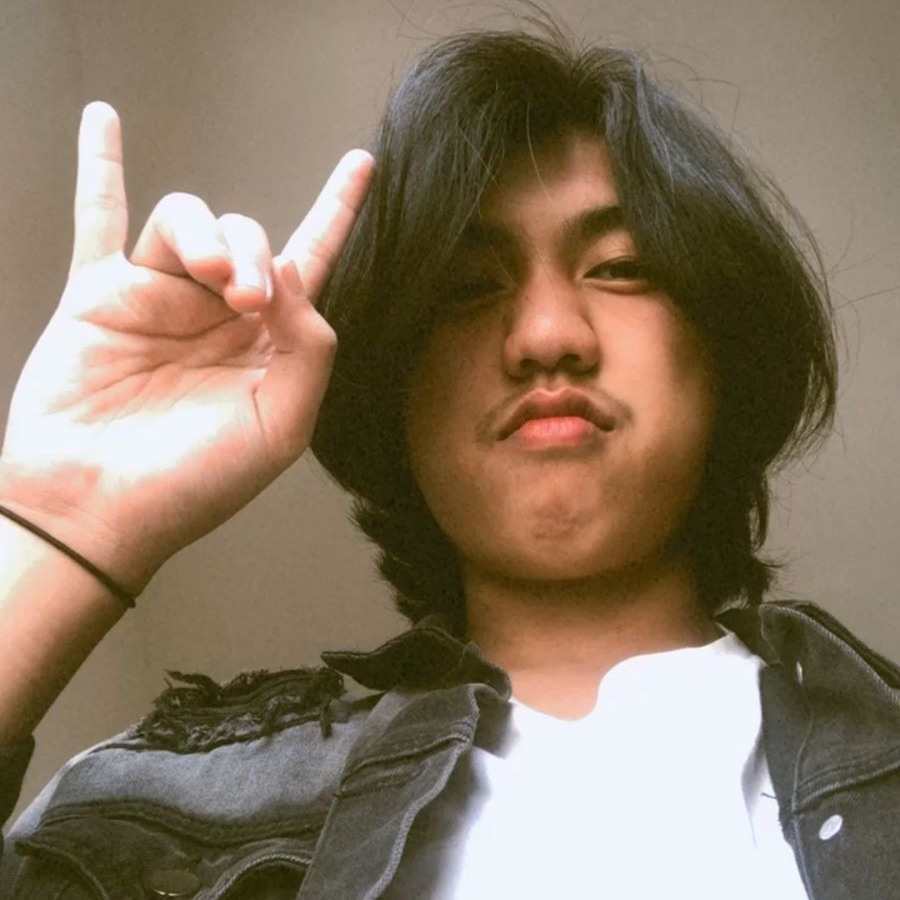
#> input picture muhfi.JPEG, 900 x 900 px, found by its file name
$ python latihan6_Rotasi.py
#> lines starting #> are read from the running program, lines starting #| are printed output that depends on the picture
# Muhammad Muhfi A.R
# 1217070047

import cv2
import  numpy as np
image = cv2.imread("muhfi.jpeg")
#> image is the input picture: shape (900, 900, 3); mean B, G, R 99.8, 120.4, 137.7

(height,width)=image.shape[0:2]
#> height = 900; width = 900
rotasimatriks = cv2.getRotationMatrix2D((width/2,height/2),-90,0.5)
rotasicitra = cv2.warpAffine(image,rotasimatriks,(width,height))
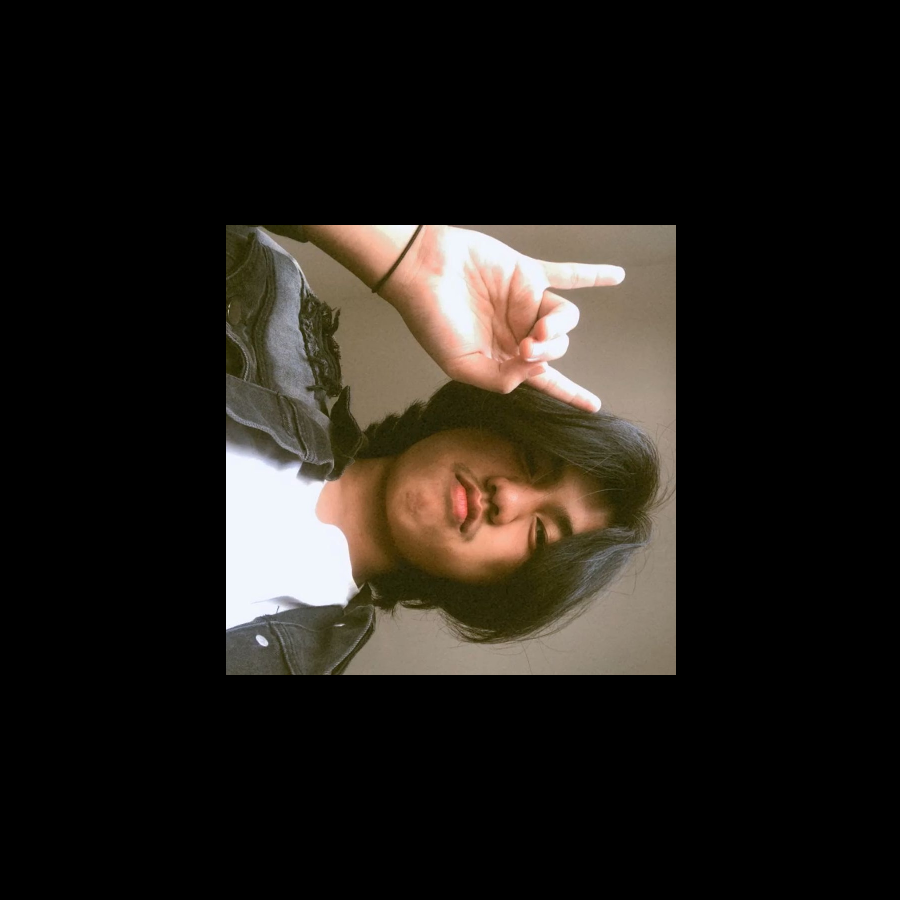
#> rotasicitra: shape (900, 900, 3); mean B, G, R 25, 30.1, 34.4
cv2.imshow('Citra Rotasi',rotasicitra)
cv2.waitKey(0)

$ run again, with mupi.jpg copied over muhfi.JPEG
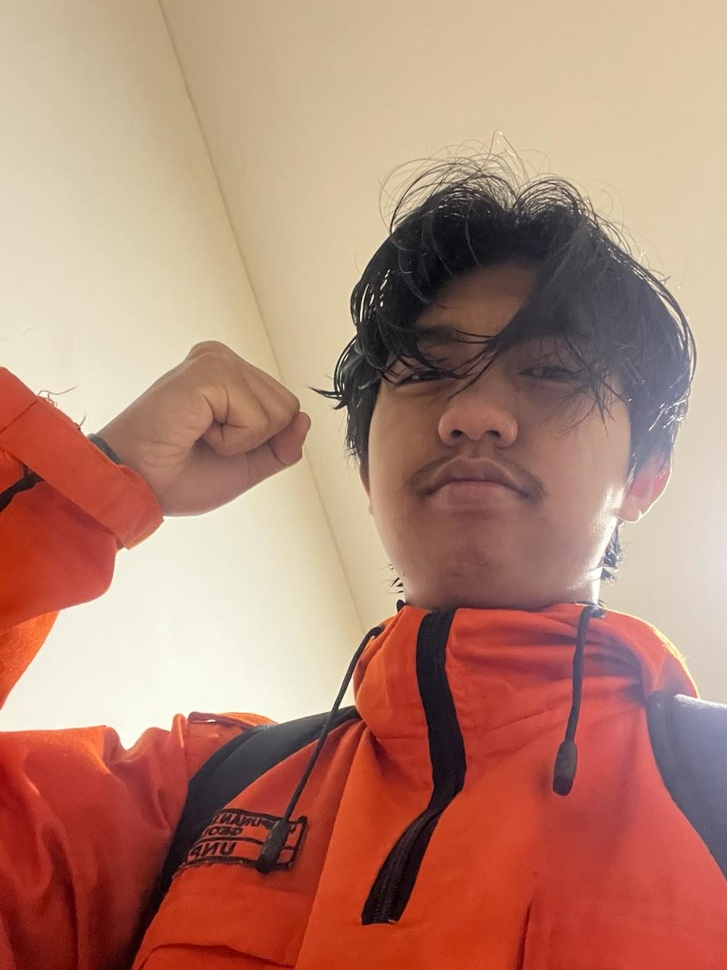
#> input picture mupi.jpg, 727 x 970 px, shrunk from 960 x 1280 before the run, found by its file name
#> image is the input picture: shape (970, 727, 3); mean B, G, R 114.9, 132.3, 179.8
#> `rotasicitra = cv2.warpAffine(image,rotasimatriks,(width,height))`:
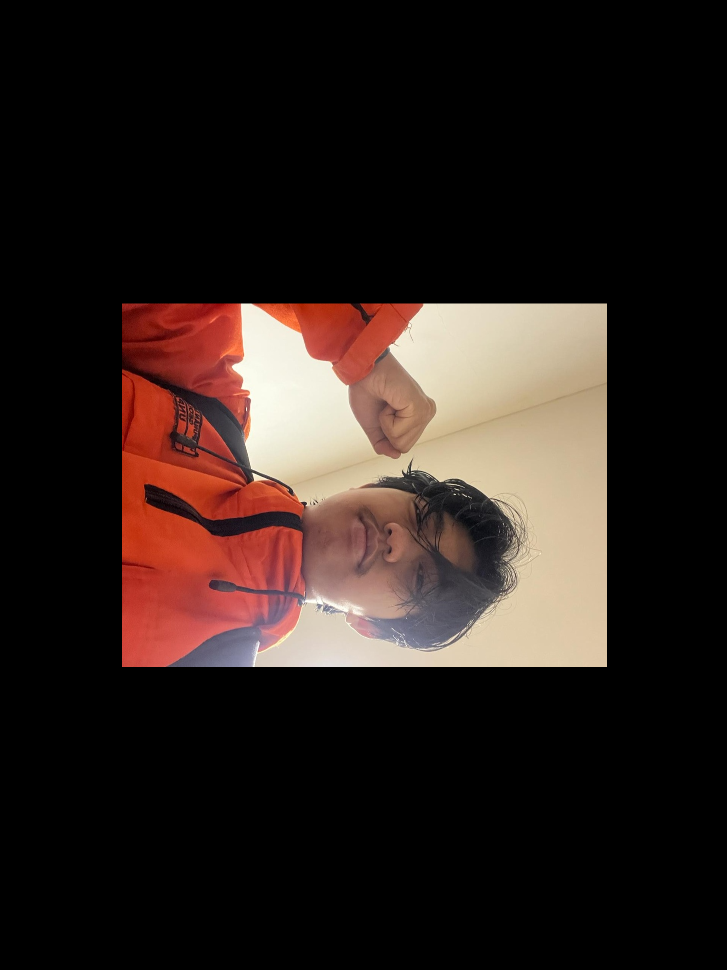
#> rotasicitra: shape (970, 727, 3); mean B, G, R 28.8, 33.2, 45
